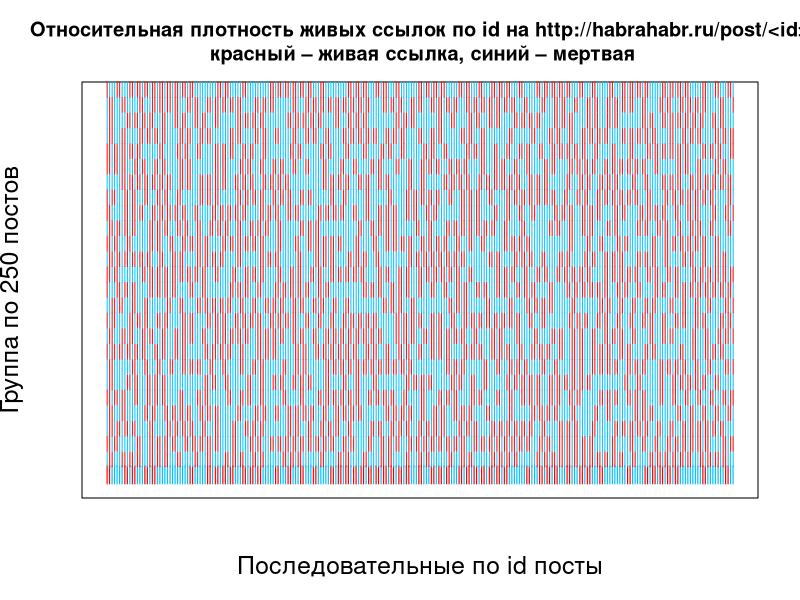

The R source for this figure:
n      <- 250
data   <- read.csv("alive_test_id.csv")
alive  <- data[data$type == "alive",2]
dead   <- setdiff(data$id, alive)

for(line in 0:25){
  lowerid <- line*n+1
  upperid <- (line+1)*n 
  colors <- sapply(data$id[lowerid:upperid], function(x) if (x %in% alive) "red" else "deepskyblue")
  ys     <- rep(2*line + 1, n)
  if(line == 0){
    plot(1:n,ys, col=colors, ylim=c(0,50), pch='|', xaxt='n',yaxt='n', xlab="Последовательные по id посты", ylab="Группа по 250 постов", main="Относительная плотность живых ссылок по id на http://habrahabr.ru/post/<id>\n красный – живая ссылка, синий – мертвая", cex=1.2, cex.lab=1.5)
  }
  else{
    points(1:n,ys, col=colors, pch='|')
  }
}
